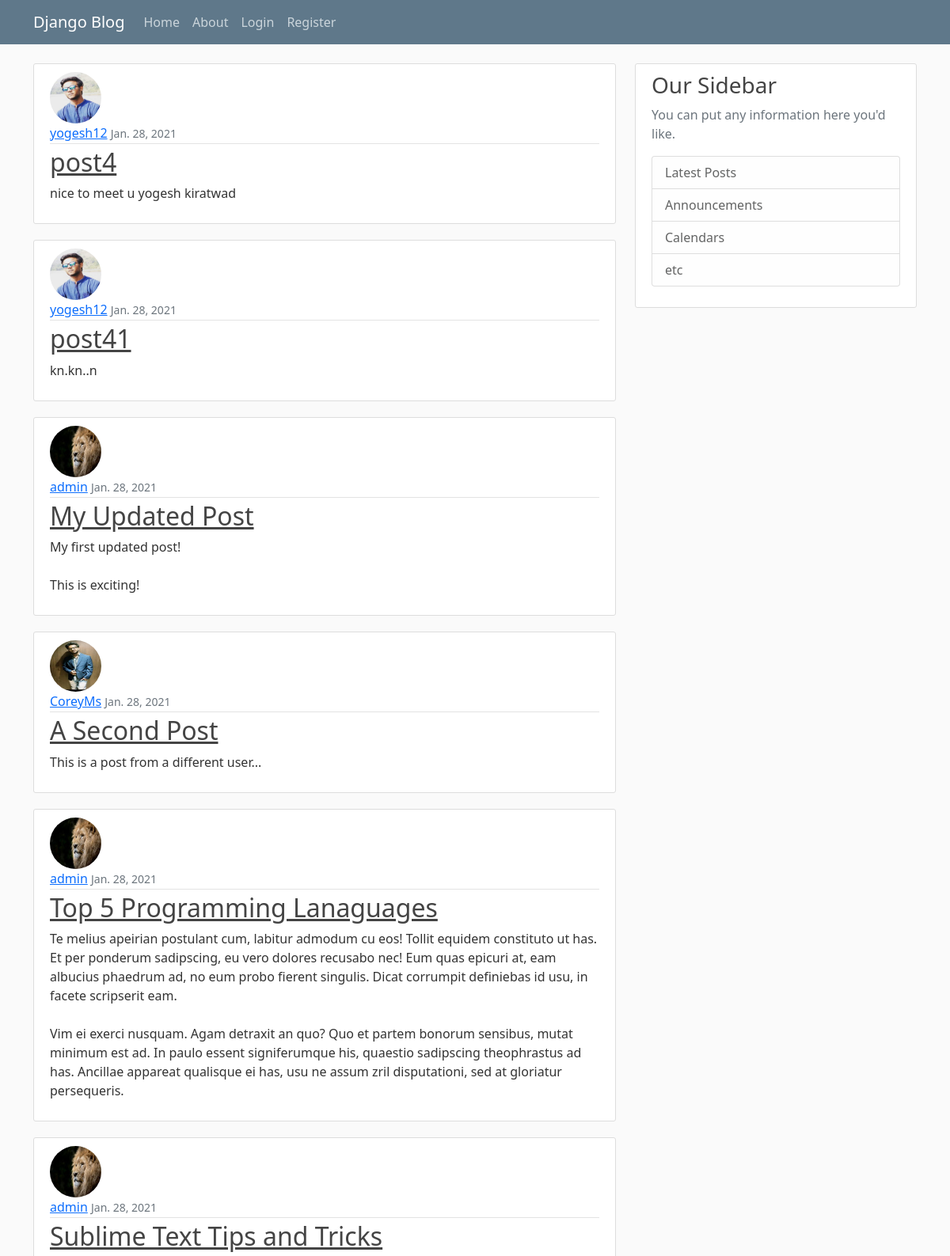
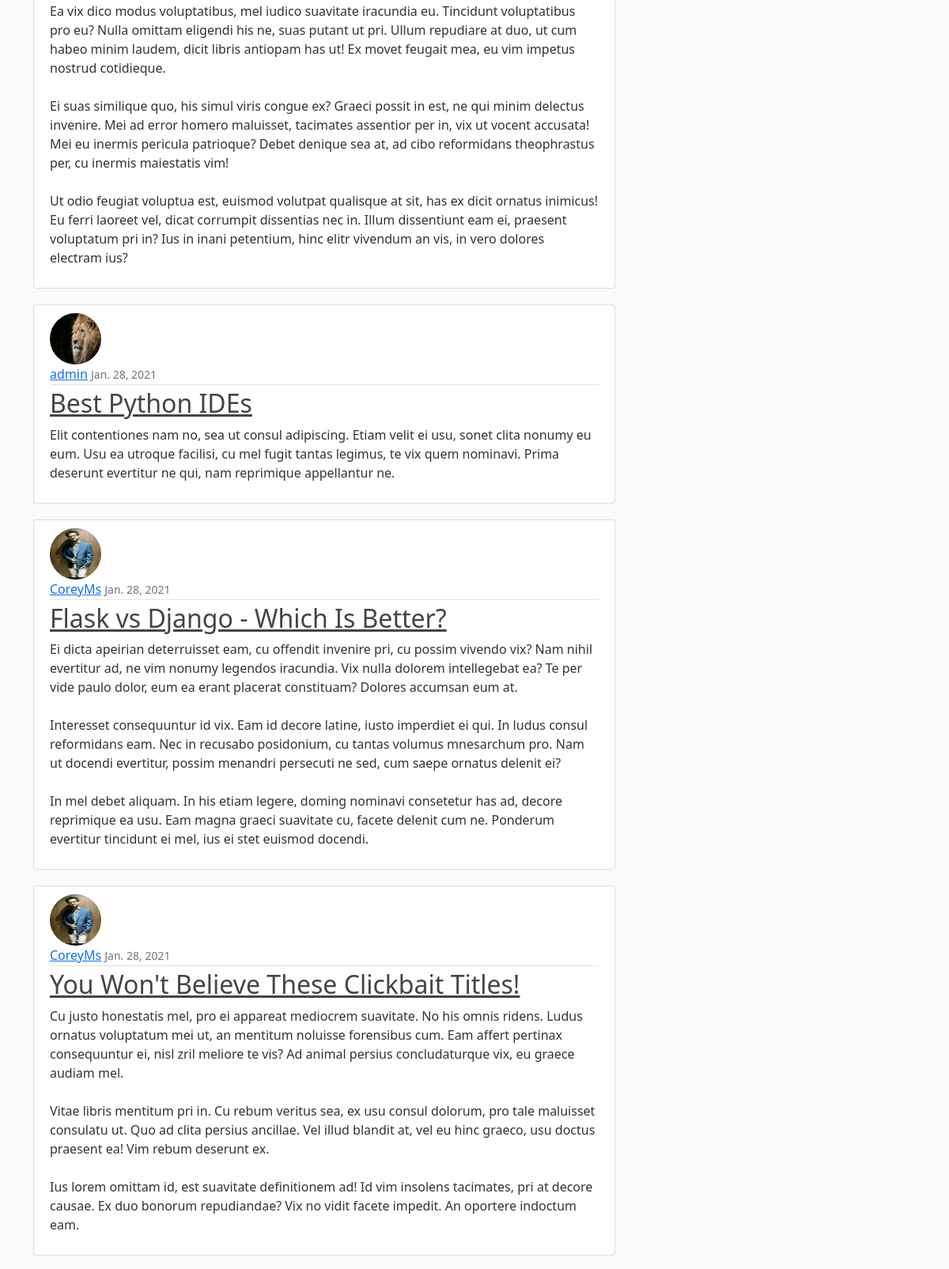
Screenshot of /blog/ (upper part) with the database file from the repository (2 pictures, top to bottom).
### blog/models.py (models this page shows, shortened)
class Post(models.Model):
    title = models.CharField(max_length=200)
    content = models.TextField()
    date_posted = models.DateField(default=timezone.now)
    author = models.ForeignKey(User, on_delete=models.CASCADE)

### users/models.py (models this page shows, shortened)
class profile(models.Model):
    user = models.OneToOneField(User, on_delete=models.CASCADE)
    image = models.ImageField(default='default.jpg', upload_to='profile_pics')

### blog/views.py (the view)
# urls.py: path('', PostListView.as_view(), name='home'),
class PostListView(ListView):
    model = Post
    template_name = 'blog/home.html'
    context_object_name = 'posts'
    ordering = ['-date_posted']

### blog/templates/blog/home.html
{% extends 'blog/base.html' %}
{% block content %}
    {% for post in posts %}
    <article class="media content-section">
        <img class="rounded-circle article-img" src=" {{ post.author.profile.image.url }}" >
        <div class="media-body">
            <div class="article-metadata">
                <a class="mr-2" href="#">{{ post.author }}</a>
                <small class="text-muted">{{ post.date_posted }}</small>
            </div>
            <h2><a class="article-title" href="{% url 'post-detail' post.id %}">{{ post.title }}</a></h2>
            <p class="article-content">{{ post.content }}</p>
        </div>
    </article>
    {% endfor %}
{% endblock content %}

### blog/templates/blog/base.html (shortened to what this page needs)
{% load static %}
<!doctype html>
<html lang="en">
  <head>
    <link href="https://cdn.jsdelivr.net/npm/bootstrap@5.0.0-beta1/dist/css/bootstrap.min.css" rel="stylesheet">
    <link href="{% static 'blog/main.css' %}" rel="stylesheet" type="text/css">
  </head>
  <body>
    <header class="site-header">
        <nav class="navbar navbar-expand-md navbar-dark bg-steel fixed-top">
            <div class="container">
                <a class="navbar-brand mr-4" href="#">Django Blog</a>
                <div class="collapse navbar-collapse" id="navbarToggle">
                    <div class="navbar-nav mr-auto">
                        <a class="nav-item nav-link" href="{% url 'home' %}">Home</a>
                        <a class="nav-item nav-link" href="{% url 'about' %}">About</a>
                    </div>
                    <div class="navbar-nav">
                    {% if user.is_authenticated %}
                        <a class="nav-item nav-link" href="{% url 'post-create' %}">New Post</a>
                        <a class="nav-item nav-link" href="{% url 'profile' %}">Profile</a>
                        <a class="nav-item nav-link" href="{% url 'logout' %}">Logout</a>
                    {% else %}
                        <a class="nav-item nav-link" href="{% url 'login' %}">Login</a>
                        <a class="nav-item nav-link" href="{% url 'register' %}">Register</a>
                    {% endif %}
                    </div>
                </div>
            </div>
        </nav>
    </header>
    <main role="main" class="container">
        <div class="row">
            <div class="col-md-8">
                {% block content %}{% endblock %}
            </div>
            <div class="col-md-4">
                <div class="content-section">
                    <h3>Our Sidebar</h3>
                    <p class='text-muted'>You can put any information here you'd like.
                    <ul class="list-group">
                        <li class="list-group-item list-group-item-light">Latest Posts</li>
                        <li class="list-group-item list-group-item-light">Announcements</li>
                        <li class="list-group-item list-group-item-light">Calendars</li>
                        <li class="list-group-item list-group-item-light">etc</li>
                    </ul>
                    </p>
                </div>
            </div>
        </div>
    </main>
  </body>
</html>
<!DOCTYPE html>
<html lang="en">
<head>
</head>
<body>
</body>
</html>

### blog/static/blog/main.css (style rules this page uses)
body { background: #fafafa; color: #333333; margin-top: 5rem; }
h1, h2, h3, h4, h5, h6 { color: #444444; }
ul { margin: 0; }
.bg-steel { background-color: #5f788a; }
.site-header .navbar-nav .nav-link { color: #cbd5db; }
.content-section { background: #ffffff; padding: 10px 20px; border: 1px solid #dddddd; border-radius: 3px; margin-bottom: 20px; }
.article-title { color: #444444; }
.article-content { white-space: pre-line; }
.article-img { height: 65px; width: 65px; margin-right: 16px; }
.article-metadata { padding-bottom: 1px; margin-bottom: 4px; border-bottom: 1px solid #e3e3e3 }

### rows the page displays
Post: author.profile.image (picture), author "yogesh12", date_posted "Jan. 28, 2021", title "post4", content "nice to meet u yogesh kiratwad"
Post: author.profile.image (picture), author "yogesh12", date_posted "Jan. 28, 2021", title "post41", content "kn.kn..n"
Post: author.profile.image (placeholder picture), author "admin", date_posted "Jan. 28, 2021", title "My Updated Post", content "My first updated post! This is exciting!"
Post: author.profile.image (picture), author "CoreyMs", date_posted "Jan. 28, 2021", title "A Second Post", content "This is a post from a different user..."
Post: author.profile.image (placeholder picture), author "admin", date_posted "Jan. 28, 2021", title "Top 5 Programming Lanaguages", content "Te melius apeirian postulant cum, labitur admodum cu eos! Tollit equidem constituto ut has. Et per ponderum sadipscing, eu vero dolores recusabo nec! Eum quas epicuri at, eam albucius phaedrum ad, no eum probo fierent singulis. Dicat corrumpit definiebas id usu, in facete scripserit eam. Vim ei exerci nusquam. Agam detraxit an quo? Quo et partem bonorum sensibus, mutat minimum est ad. In paulo essent signiferumque his, quaestio sadipscing theophrastus ad has. Ancillae appareat qualisque ei has, usu ne assum zril disputationi, sed at gloriatur persequeris."
Post: author.profile.image (placeholder picture), author "admin", date_posted "Jan. 28, 2021", title "Sublime Text Tips and Tricks", content "Ea vix dico modus voluptatibus, mel iudico suavitate iracundia eu. Tincidunt voluptatibus pro eu? Nulla omittam eligendi his ne, suas putant ut pri. Ullum repudiare at duo, ut cum habeo minim laudem, dicit libris antiopam has ut! Ex movet feugait mea, eu vim impetus nostrud cotidieque. Ei suas similique quo, his simul viris congue ex? Graeci possit in est, ne qui minim delectus invenire. Mei ad error homero maluisset, tacimates assentior per in, vix ut vocent accusata! Mei eu inermis pericula patrioque? Debet denique sea at, ad cibo reformidans theophrastus per, cu inermis maiestatis vim! Ut odio feugiat voluptua est, euismod volutpat qualisque at sit, has ex dicit ornatus inimicus! Eu…"
Post: author.profile.image (placeholder picture), author "admin", date_posted "Jan. 28, 2021", title "Best Python IDEs", content "Elit contentiones nam no, sea ut consul adipiscing. Etiam velit ei usu, sonet clita nonumy eu eum. Usu ea utroque facilisi, cu mel fugit tantas legimus, te vix quem nominavi. Prima deserunt evertitur ne qui, nam reprimique appellantur ne."
Post: author.profile.image (picture), author "CoreyMs", date_posted "Jan. 28, 2021", title "Flask vs Django - Which Is Better?", content "Ei dicta apeirian deterruisset eam, cu offendit invenire pri, cu possim vivendo vix? Nam nihil evertitur ad, ne vim nonumy legendos iracundia. Vix nulla dolorem intellegebat ea? Te per vide paulo dolor, eum ea erant placerat constituam? Dolores accumsan eum at. Interesset consequuntur id vix. Eam id decore latine, iusto imperdiet ei qui. In ludus consul reformidans eam. Nec in recusabo posidonium, cu tantas volumus mnesarchum pro. Nam ut docendi evertitur, possim menandri persecuti ne sed, cum saepe ornatus delenit ei? In mel debet aliquam. In his etiam legere, doming nominavi consetetur has ad, decore reprimique ea usu. Eam magna graeci suavitate cu, facete delenit cum ne. Ponderum…"
Post: author.profile.image (picture), author "CoreyMs", date_posted "Jan. 28, 2021", title "You Won't Believe These Clickbait Titles!", content "Cu justo honestatis mel, pro ei appareat mediocrem suavitate. No his omnis ridens. Ludus ornatus voluptatum mei ut, an mentitum noluisse forensibus cum. Eam affert pertinax consequuntur ei, nisl zril meliore te vis? Ad animal persius concludaturque vix, eu graece audiam mel. Vitae libris mentitum pri in. Cu rebum veritus sea, ex usu consul dolorum, pro tale maluisset consulatu ut. Quo ad clita persius ancillae. Vel illud blandit at, vel eu hinc graeco, usu doctus praesent ea! Vim rebum deserunt ex. Ius lorem omittam id, est suavitate definitionem ad! Id vim insolens tacimates, pri at decore causae. Ex duo bonorum repudiandae? Vix no vidit facete impedit. An oportere indoctum eam."
